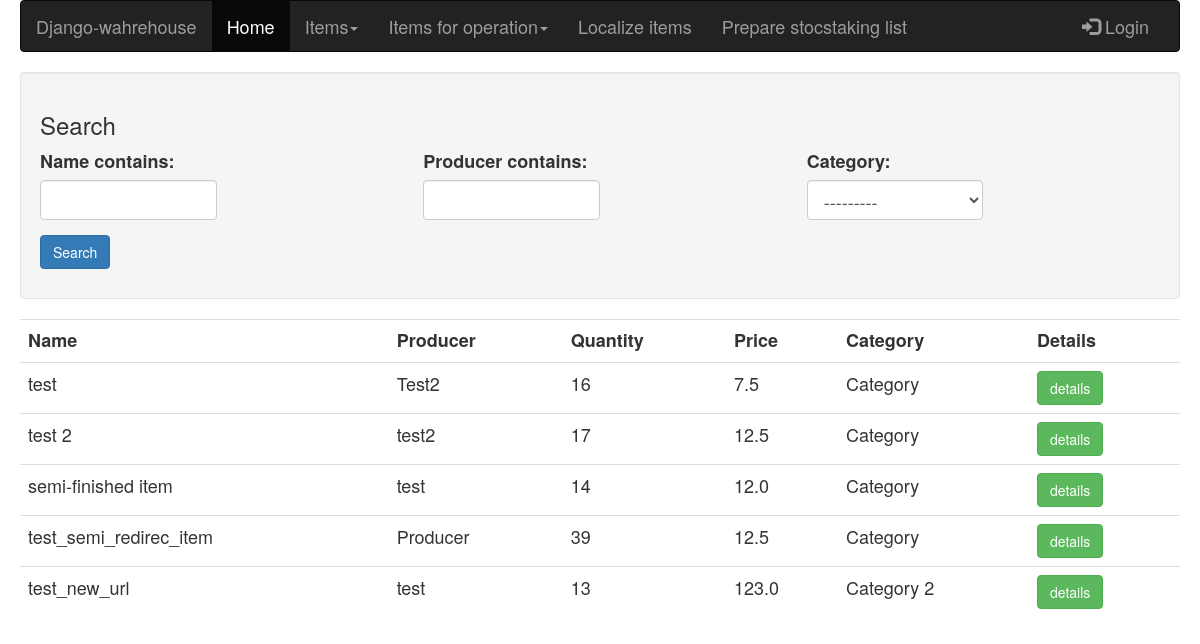
/warehouse/semi-finisheditem/search/, run on an earlier commit of the app's database.
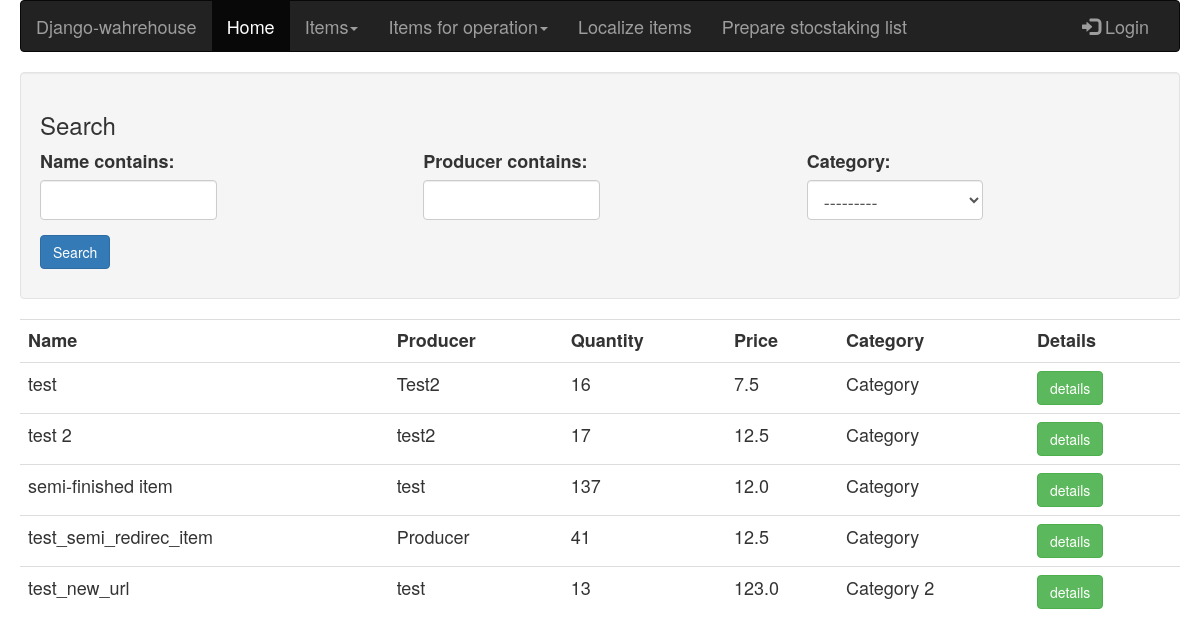
And on a later commit of the database.
### warehouse/models.py (models this page shows, shortened)
class SemiFinishedItem(models.Model):
    name = models.CharField(max_length=255)
    slug = models.SlugField(blank=True)
    quantity = models.PositiveIntegerField(default=0)
    category = models.ForeignKey(Category)
    producer = models.CharField(max_length=50)
    price = models.FloatField()

class Category(models.Model):
    name = models.CharField(max_length=50)

### warehouse/views.py (the view)
def search_semi_finished_item_view(request):
    item_list = SemiFinishedItem.objects.all()
    item_filter = SemiFinishedItemFilter(request.GET, queryset=item_list)
    return render(request, 'products_html/semi_finished_item_search.html', {'filter':item_filter})

### warehouse/filters.py (called while the page is built)
def get_category_names():
    category_names = ()
    category = Category.objects.all()
    for item in category:
        category_names += (item.id, item.name),
    return category_names

### warehouse/templates/products_html/semi_finished_item_search.html (shortened to what this page needs)
{% extends 'base.html' %}
{% load widget_tweaks %}
{% block content %}
<form method="get">
<div class="well">
    <h3>Search</h3>
    <div class="row">
        <div class="form-group col-sm-4 col-md-4">
            {{ filter.form.name.label_tag }}
            {% render_field filter.form.name class="form-control" %}
        </div>
        <div class="form-group col-sm-4 col-md-4">
            {{ filter.form.producer.label_tag }}
            {% render_field filter.form.producer class="form-control" %}
        </div>
        <div class="form-group col-sm-4 col-md-4">
            {{ filter.form.category.label_tag }}
            {% render_field filter.form.category class="form-control" %}
        </div>
    </div>
        <p><input class="btn btn-primary" type="submit" value="Search"></p>
</div>
</form>
<table class="table table-hover">
    <tr>
        <th>Name</th>
        <th>Producer</th>
        <th>Quantity</th>
        <th>Price</th>
        <th>Category</th>
        <th>Details</th>
    </tr>
    {% for item in filter.qs %}
        <tr>
            <td>{{ item.name }}</td>
            <td>{{ item.producer }}</td>
            <td>{{ item.quantity }}</td>
            <td>{{ item.price }}</td>
            <td>{{ item.category.name }}</td>
            <td><input class="btn btn-success" type="button" value="details" onclick="location.href='{% url 'semi_finished_item_detail' item.slug %}'" ></td>
        </tr>
    {% endfor %}
</table>
{% endblock %}

What changed in the data, as far as the page shows it:
changed SemiFinishedItem "semi-finished item": quantity "14" → "137"
changed SemiFinishedItem "test_semi_redirec_item": quantity "39" → "41"
